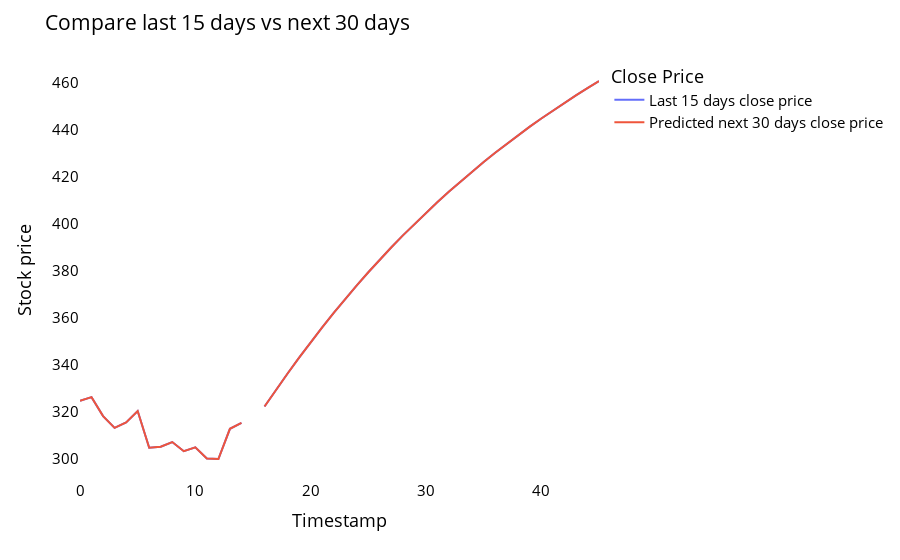

Write notebook code for a chart like this one.
### Code cell
temp_mat = np.empty((len(last_days)+pred_days+1,1))
temp_mat[:] = np.nan
temp_mat = temp_mat.reshape(1,-1).tolist()[0]

last_original_days_value = temp_mat
next_predicted_days_value = temp_mat

last_original_days_value[0:time_step+1] = scaler.inverse_transform(closedf[len(closedf)-time_step:]).reshape(1,-1).tolist()[0]
next_predicted_days_value[time_step+1:] = scaler.inverse_transform(np.array(lst_output).reshape(-1,1)).reshape(1,-1).tolist()[0]

new_pred_plot = pd.DataFrame({
    'last_original_days_value':last_original_days_value,
    'next_predicted_days_value':next_predicted_days_value
})

names = cycle(['Last 15 days close price','Predicted next 30 days close price'])

fig = px.line(new_pred_plot,x=new_pred_plot.index, y=[new_pred_plot['last_original_days_value'],
                                                      new_pred_plot['next_predicted_days_value']],
              labels={'value': 'Stock price','index': 'Timestamp'})
fig.update_layout(title_text='Compare last 15 days vs next 30 days',
                  plot_bgcolor='white', font_size=15, font_color='black',legend_title_text='Close Price')

fig.for_each_trace(lambda t:  t.update(name = next(names)))
fig.update_xaxes(showgrid=False)
fig.update_yaxes(showgrid=False)
fig.show()

### Figure 1 — Plotly figure (JSON) as saved in the notebook; plotly's stock layout.template omitted (floating-point values rounded to 4 significant figures)
{"data": [{"hovertemplate": "variable=last_original_days_value<br>Timestamp=%{x}<br>Stock price=%{y}<extra></extra>", "legendgroup": "last_original_days_value", "line": {"color": "#636efa", "dash": "solid"}, "marker": {"symbol": "circle"}, "mode": "lines", "name": "Last 15 days close price", "orientation": "v", "showlegend": true, "type": "scatter", "x": [0, 1, 2, 3, 4, 5, 6, 7, 8, 9, 10, 11, 12, 13, 14, 15, 16, 17, 18, 19, 20, 21, 22, 23, 24, 25, 26, 27, 28, 29, 30, 31, 32, 33, 34, 35, 36, 37, 38, 39, 40, 41, 42, 43, 44, 45], "xaxis": "x", "y": [324.6, 326.2, 318.1, 313.1, 315.4, 320.3, 304.7, 305.1, 307.1, 303.2, 304.9, 300.1, 299.9, 312.8, 315.2, null, 322.2, 329.4, 336.2, 343.0, 349.5, 355.9, 362.0, 368.0, 373.7, 379.3, 384.7, 389.9, 395.0, 399.9, 404.6, 409.2, 413.6, 418.0, 422.1, 426.2, 430.1, 433.9, 437.6, 441.2, 444.7, 448.1, 451.3, 454.5, 457.6, 460.6], "yaxis": "y"}, {"hovertemplate": "variable=next_predicted_days_value<br>Timestamp=%{x}<br>Stock price=%{y}<extra></extra>", "legendgroup": "next_predicted_days_value", "line": {"color": "#EF553B", "dash": "solid"}, "marker": {"symbol": "circle"}, "mode": "lines", "name": "Predicted next 30 days close price", "orientation": "v", "showlegend": true, "type": "scatter", "x": [0, 1, 2, 3, 4, 5, 6, 7, 8, 9, 10, 11, 12, 13, 14, 15, 16, 17, 18, 19, 20, 21, 22, 23, 24, 25, 26, 27, 28, 29, 30, 31, 32, 33, 34, 35, 36, 37, 38, 39, 40, 41, 42, 43, 44, 45], "xaxis": "x", "y": [324.6, 326.2, 318.1, 313.1, 315.4, 320.3, 304.7, 305.1, 307.1, 303.2, 304.9, 300.1, 299.9, 312.8, 315.2, null, 322.2, 329.4, 336.2, 343.0, 349.5, 355.9, 362.0, 368.0, 373.7, 379.3, 384.7, 389.9, 395.0, 399.9, 404.6, 409.2, 413.6, 418.0, 422.1, 426.2, 430.1, 433.9, 437.6, 441.2, 444.7, 448.1, 451.3, 454.5, 457.6, 460.6], "yaxis": "y"}], "layout": {"autosize": true, "font": {"color": "black", "size": 15}, "legend": {"title": {"text": "Close Price"}, "tracegroupgap": 0}, "margin": {"t": 60}, "plot_bgcolor": "white", "title": {"text": "Compare last 15 days vs next 30 days"}, "xaxis": {"anchor": "y", "autorange": true, "domain": [0, 1], "range": [0, 45], "showgrid": false, "title": {"text": "Timestamp"}, "type": "linear"}, "yaxis": {"anchor": "x", "autorange": true, "domain": [0, 1], "range": [291.0, 469.5], "showgrid": false, "title": {"text": "Stock price"}, "type": "linear"}}}
